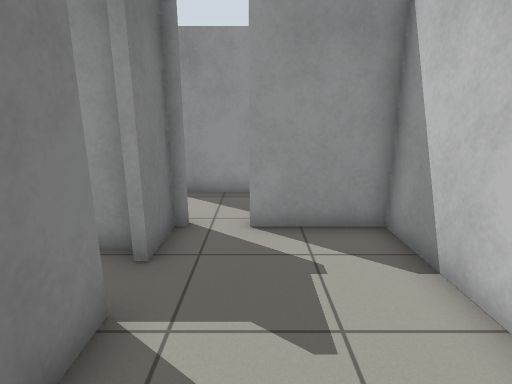
[1] (above)

24 first-person views from a walk through a Gazebo world. The camera is 1.2 m above the floor, tilts 14° down and sees 80° across. The floor is counted in squares, 0.5 m on a side. Each view is taken from the middle of a square. On the plan, view 1 faces up. The plan holds only what a view shows up to about 18 squares ahead; the rest is blank. The place goes on beyond the plan.

[2]
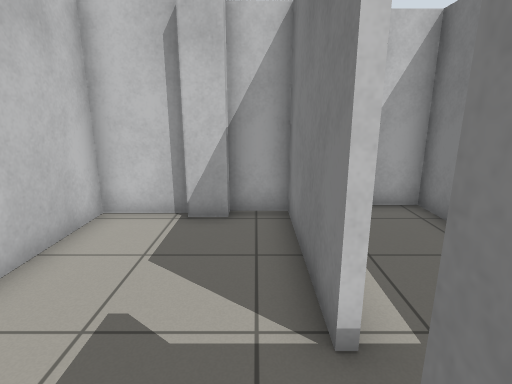

[3]
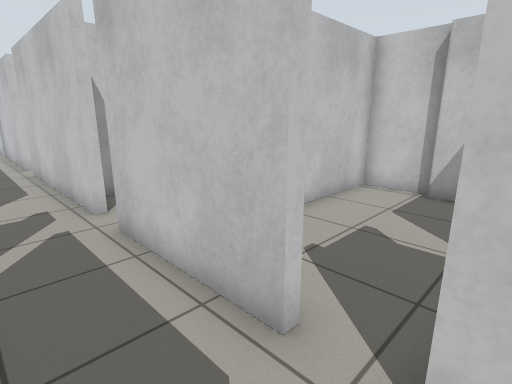

[4]
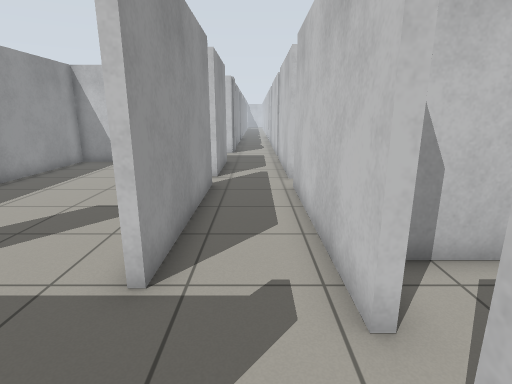

[5]
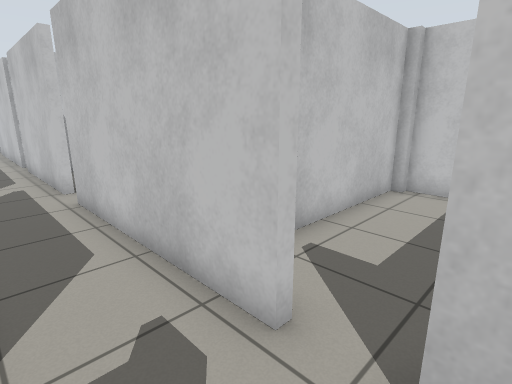

[6]
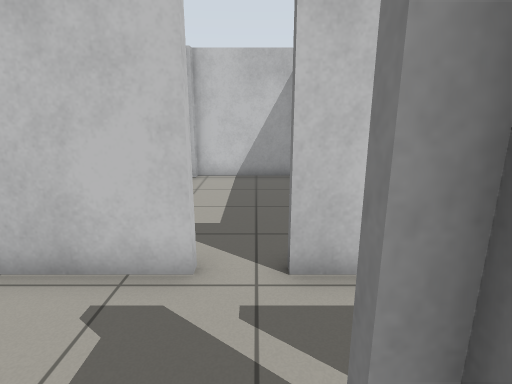

[7]
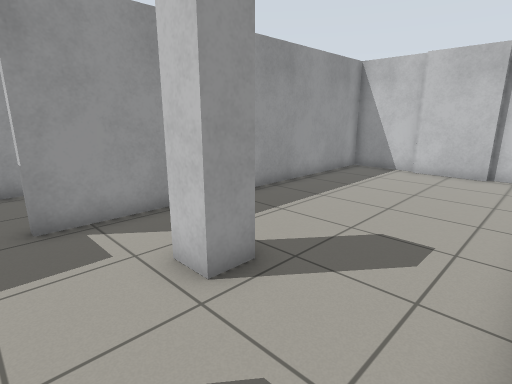

[8]
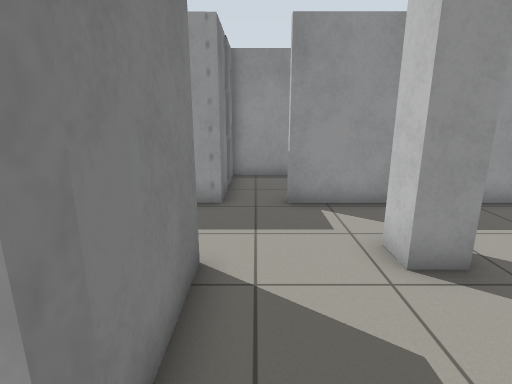

[9]
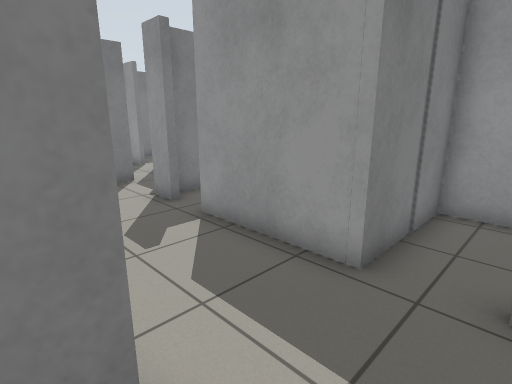

[10]
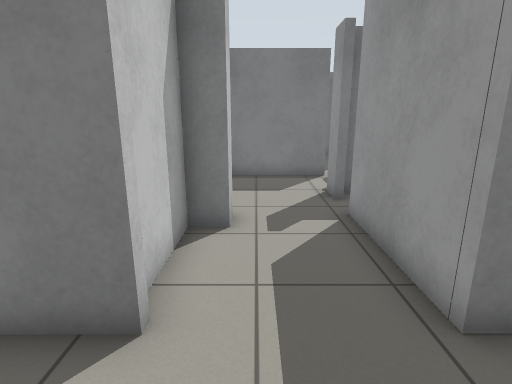

[11]
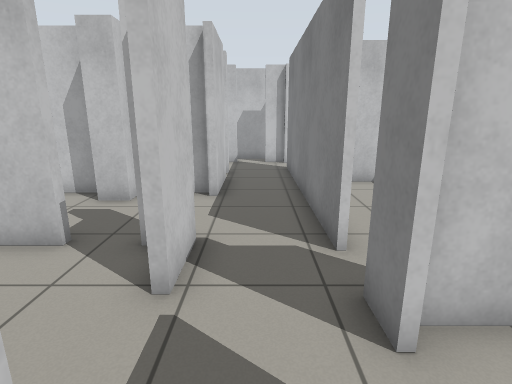

[12]
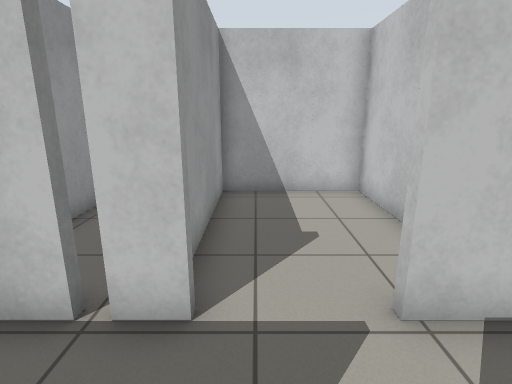

[13]
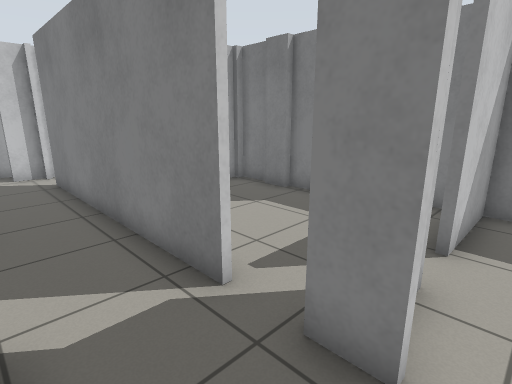

[14]
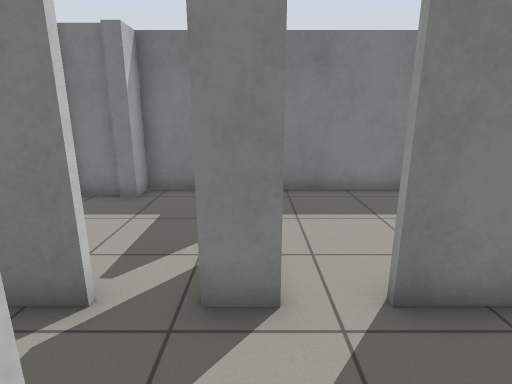

[15]
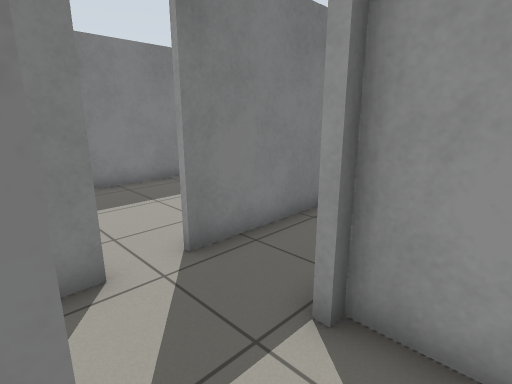

[16]
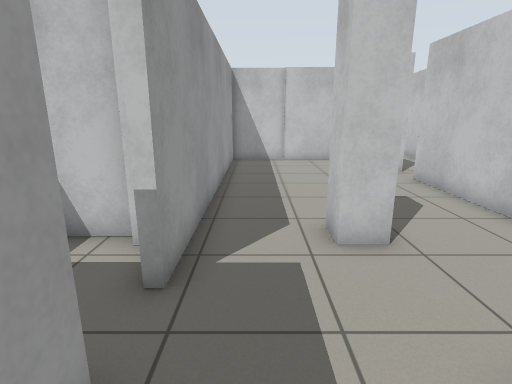

[17]
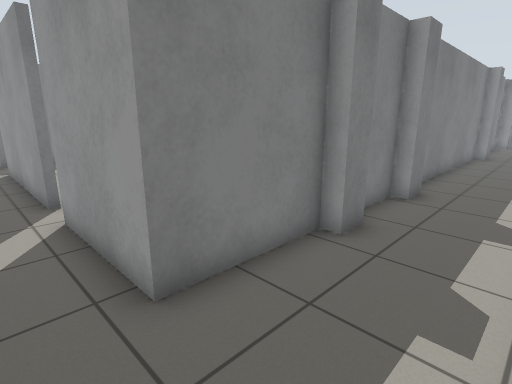

[18]
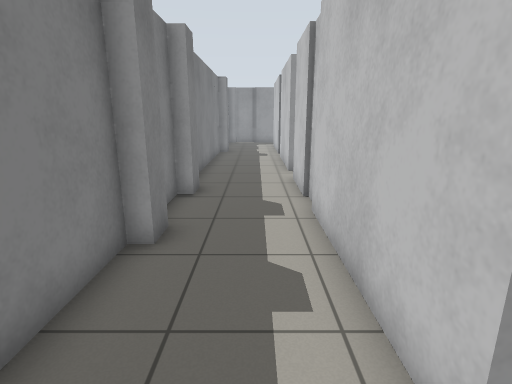

[19]
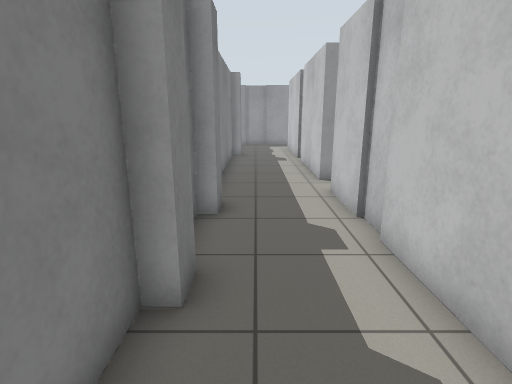

[20]
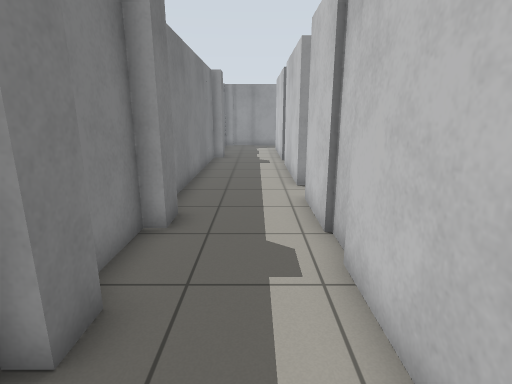

[21]
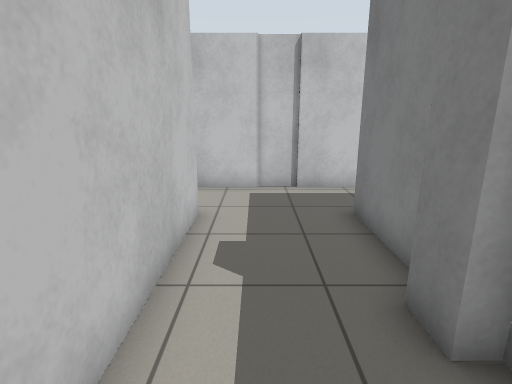

[22]
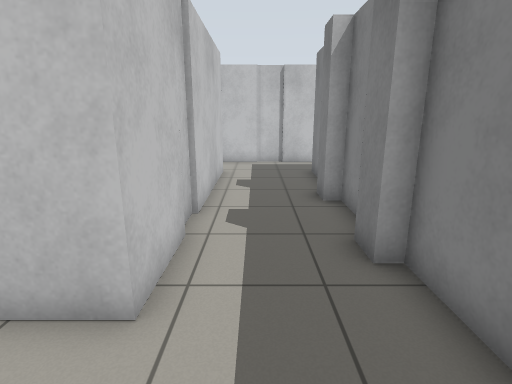

[23]
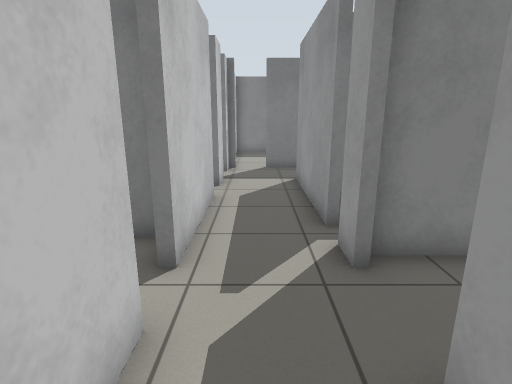

[24]
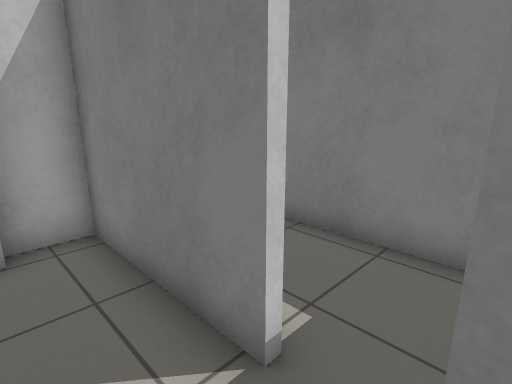

### Floor plan
Points are (right, up) in squares from view 1. A wall is a line through its corners. A room is listed if a view was taken in it or the views show most of it. See-through windows are left out.
Room 1 (views 1, 2, 24)
walls: (-1.8, 3.4) (-1.8, -1.6) (-0.3, -1.6) (-0.3, -1.1) (0.8, -1.1); (-1.8, 6.5) (-1.8, 4.6); (0.6, -1.4) (2.9, -1.4) (2.9, 6.4) (-0.2, 6.4)
ways out: opening at (-1, 6.5) to room 2; opening at (-2, 4) to room 8
Room 2 (views 3, 4, 5, 7, 8, 17, 18, 19, 20, 21, 22, 23)
walls: (13.9, 9.6) (6.9, 9.6); (14.8, 6.7) (24.5, 6.7); (19.5, 13.5) (19.5, 9.6) (15.2, 9.6); (20, 14.4) (20, 13.5); (23.5, 9.5) (23.5, 19.8) (24.5, 19.8); (19.5, 17.3) (19.5, 14.4); (5.9, 6.7) (13.4, 6.7); (20, 18.3) (20, 17.3); (4.5, 9.6) (3.5, 9.6); (2.6, 9.6) (-2.8, 9.6); (24, 21.5) (23.5, 21.5) (23.5, 26.5); (-0.2, 6.7) (4.5, 6.7); (19.5, 26.5) (19.5, 18.3); (-3.1, 6.7) (-1.5, 6.7)
ways out: opening at (-1, 6.5) to room 1; opening at (-2.5, 8.5) to room 3; opening at (5.5, 10) to room 3; opening at (14.5, 10) to room 3; opening at (5, 6.5) to room 7; opening at (14, 6.5)
Room 3 (views 6, 9, 10, 16)
walls: (8.5, 13.5) (7.4, 13.5) (7.4, 14.4) (8.5, 14.4); (4.1, 13.8) (4.1, 9.8); (9, 9.8) (13.8, 9.8); (4.1, 18.5) (4.1, 17.3) (-0.4, 17.3); (-0.3, 13.9) (-0.3, 14.4) (0.6, 14.4) (0.6, 13.5) (3.2, 13.5); (-1.8, 17.3) (-2.8, 17.3) (-2.8, 18.5); (-2.6, 13.5) (-2, 13.5); (-2.8, 11) (-2.8, 14); (-2.8, 9.6) (-2.8, 10.1); (19.1, 11.8) (19.1, 14.5); (19.3, 14.4) (19.3, 17.3) (5.9, 17.3); (19.3, 11.1) (19.3, 11.9); (-5.5, 17.9) (-5.5, 8.4); (-5.5, 7.1) (-5.5, 6.7); (-4.6, 5.5) (-2.9, 5.5)
ways out: opening at (-2.5, 8.5) to room 2; opening at (5.5, 10) to room 2; opening at (14.5, 10) to room 2; opening at (-2.5, 17.5) to room 6; opening at (5, 17.5)
Room 4 (view 11)
walls: (-2.8, 23.1) (-2.8, 24.1); (2.1, 25.4) (0.9, 25.4); (-5.5, 26) (-5.5, 21.8)
ways out: opening at (-3.5, 22) to room 6
Room 5 (view 12)
walls: (-8.8, 19.7) (-9.9, 19.7); (-7, 19.8) (-5.9, 19.8); (-11.3, 15.8) (-11.3, 14.4); (-11, 14.5) (-11, 13.4); (-5.5, 20.4) (-5.5, 19.2); (-12, 19.1) (-12, 16.4) (-11, 16.4) (-11, 15.8); (-11.3, 13.2) (-11.3, 12); (-8.5, 11.8) (-7.5, 11.8)
ways out: opening at (-5.5, 20) to room 6; opening at (-7.5, 20.5)
Room 6 (views 13, 14, 15)
walls: (-2.6, 19.4) (-2.6, 17.8); (-2.8, 18.5) (-2.8, 19.4); (-0.4, 17.6) (3.8, 17.6) (3.8, 22.1) (-2.6, 22.1); (-2.8, 21.8) (-2.8, 22.8)
ways out: opening at (-2.5, 17.5) to room 3; opening at (-3.5, 22) to room 4; opening at (-5.5, 20) to room 5
Room 7 (no view inside)
walls: (3.2, 6) (3.2, 5.5); (3.5, -1.4) (7.4, -1.4); (7.8, -1.1) (7.8, 5.9)
ways out: opening at (5, 6.5) to room 2
Room 8 (no view inside)
walls: (-5.5, 4.2) (-5.5, -2.1) (-4.1, -2.1); (-2.2, 5.3) (-3, 5.3)
ways out: opening at (-2, 4) to room 1

Positions as (right, up) in squares from view 1, and headings:
1: (0, 0), facing up
2: (-1, 6), facing down
3: (-2, 9), facing down-right
4: (3, 8), facing right
5: (4, 9), facing down-right
6: (5, 11), facing down
7: (5, 10), facing up-right
8: (5, 9), facing up
9: (6, 13), facing up-left
10: (7, 15), facing left
11: (-4, 23), facing down
12: (-6, 21), facing right
13: (-3, 21), facing down-left
14: (-2, 20), facing left
15: (-1, 19), facing up-left
16: (2, 16), facing right
17: (23, 8), facing up-left
18: (22, 8), facing up
19: (21, 10), facing up
20: (22, 11), facing up
21: (22, 17), facing down
22: (22, 23), facing down
23: (9, 8), facing left
24: (0, 5), facing down-left
